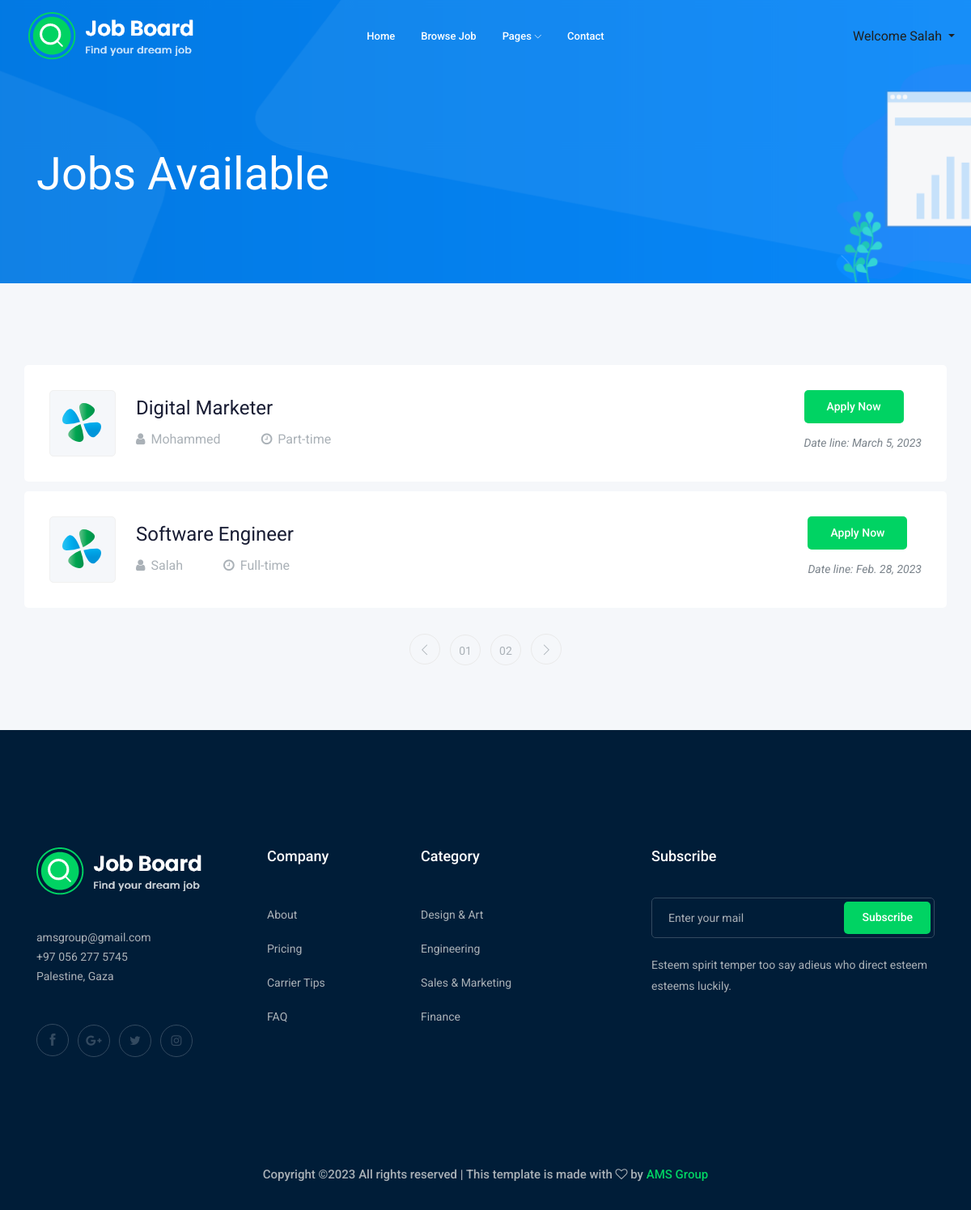
The app's page /home/Marketing/ (signed in) with its own data.
### job/models.py (models this page shows, shortened)
class job(models.Model):
    title = models.CharField(max_length=30)
    description = models.TextField(max_length=6000)
    created_at = models.DateTimeField(auto_now_add=True)
    deadline = models.DateTimeField()
    salary = models.FloatField(blank=True)
    category = models.ForeignKey(category, on_delete=models.CASCADE)
    created_by = models.ForeignKey(customer, on_delete=models.CASCADE)
    cover = models.ImageField(upload_to="img/post/", null=True)
    job_nature = models.CharField(max_length=30, null=True)

class customer(models.Model):
    user = models.OneToOneField(User, on_delete=models.CASCADE)
    card = models.IntegerField()
    country = models.CharField(max_length=100)
    image = models.ImageField(upload_to="img/customer/", null=True)
    def __str__(self):
        return str(self.user.username)

### job/views.py (the view)
# urls.py: path('home/<str:c>/', views.all_jobs, name="all_jobs"),
@login_required
def all_jobs(request,c):
    job = jobs.objects.order_by('-id')[:5]
    alljobs = jobs.objects.filter(
        category__name__contains=c)
    context = {
                "alljobs":alljobs,
                "job": job,
            }
    return render(request,"pages/a.html",context)

### templates/pages/a.html (shortened to what this page needs)
{% extends 'base.html' %}
{% load static %}
{% block header %}{% include "includes/header.html" %}{% endblock %}
{% block content %}
    <div class="bradcam_area bradcam_bg_1">
        <div class="container">
            <div class="row">
                <div class="col-xl-12">
                    <div class="bradcam_text">
                        <h3>Jobs Available</h3>
                    </div>
                </div>
            </div>
        </div>
    </div>
    <div class="job_listing_area plus_padding">
        <div class="container">
            <div class="row">
                <div class="col-lg-25">
                    <div class="job_lists m-0">
                        <div class="row">
                            {% for job in job %}
                                <div class="col-lg-12 col-md-12">
                                    <div class="single_jobs white-bg d-flex justify-content-between">
                                        <div class="jobs_left d-flex align-items-center">
                                            <div class="thumb">
                                                <img src="{% static 'img/svg_icon/1.svg' %}" alt="">
                                            </div>
                                            <div class="jobs_conetent">
                                                <h4>{{job.title}}</h4>
                                                <div class="links_locat d-flex align-items-center">
                                                    <div class="location">
                                                        <p> <i class="fa fa-user"></i>{{job.created_by}}</p>
                                                    </div>
                                                    <div class="location">
                                                        <p> <i class="fa fa-clock-o"></i>{{ job.job_nature }}</p>
                                                    </div>
                                                </div>
                                            </div>
                                        </div>
                                        <div class="jobs_right">
                                            <div class="apply_now">
                                                <a href="{% url 'job_details' job.pk %}" class="boxed-btn3">Apply Now</a>
                                            </div>
                                            <div class="date">
                                                <p>Date line: {{job.deadline.date}}</p>
                                            </div>
                                        </div>
                                    </div>
                                </div>
                            {% endfor %}
                        </div>
                        <div class="row">
                            <div class="col-lg-12">
                                <div class="pagination_wrap">
                                    <ul>
                                        <li><a href="#"> <i class="ti-angle-left"></i> </a></li>
                                        <li><a href="#"><span>01</span></a></li>
                                        <li><a href="#"><span>02</span></a></li>
                                        <li><a href="#"> <i class="ti-angle-right"></i> </a></li>
                                    </ul>
                                </div>
                            </div>
                        </div>
                    </div>
                </div>
            </div>
        </div>
    </div>
{% endblock %}
{% block footer %}
    {% include "includes/footer.html" %}
{% endblock  %}

### templates/includes/header.html (shortened to what this page needs)
{% load static %}
<header>
    <div class="header-area">
        <div id="sticky-header" class="main-header-area">
            <div class="container-fluid ">
                <div class="header_bottom_border">
                    <div class="row align-items-center">
                        <div class="col-xl-3 col-lg-2">
                            <div class="logo">
                                <a href="{% url 'index' %}">
                                    <img src="{% static 'img/logo.png' %}" alt="">
                                </a>
                            </div>
                        </div>
                        <div class="col-xl-6 col-lg-7">
                            <div class="main-menu  d-none d-lg-block">
                                <nav>
                                    <ul id="navigation">
                                        <li><a href="{% url 'index' %}">home</a></li>
                                        <li><a href="jobs.html">Browse Job</a></li>
                                        <li><a href="#">pages <i class="ti-angle-down"></i></a>
                                        </li>
                                        <li><a href="#footer">Contact</a></li>
                                    </ul>
                                </nav>
                            </div>
                        </div>
                        {% if user.is_authenticated %}
                            <ul class="navbar-nav ml-auto">
                                <li class="nav-item dropdown">
                                    <a class="nav-link dropdown-toggle" href="#" id="userMenu" data-toggle="dropdown" aria-haspopup="true" aria-expanded="false">
                                        Welcome {{ user.username }}
                                    </a>
                                </li>
                            </ul>
                        {% endif %}
                        <div class="col-12">
                        </div>
                    </div>
                </div>
            </div>
        </div>
    </div>
</header>

### records on screen
job: title "Digital Marketer", created_by "Mohammed", job_nature "Part-time", deadline "March 5, 2023"
job: title "Software Engineer", created_by "Salah", job_nature "Full-time", deadline "Feb. 28, 2023"

### other values on screen
{{ user.username }} "Salah"
